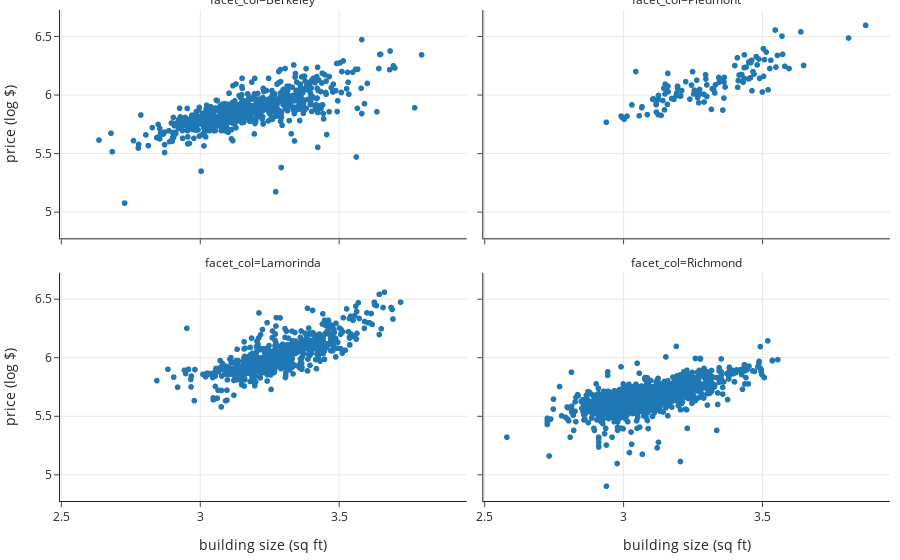

This figure's notebook cell:
### Markdown cell above
The estimated sale price (in log $) depend on the city as expected from the box plots. But, if we know the size of the house, we should be able to make an even better model. We saw earlier that the simple log-log model that explains sale price by house size does reasonably well so adding the location of the house to the model should further improve it. 

Such a model looks 

$$
y_i ~\approx~ \theta_1x_i +  \theta_B x_{i,B} ~+~ \theta_L x_{i,L} \\
~~~~~~~~~~ ~+~ \theta_P x_{i,P} ~+~ \theta_R x_{i,R}
$$

Notice that this model describes the relationship between log(price), which is represented as $y$ and log(size), which is represented as $x$, as linear with the same slope for each city.
But, the intercept term depends on the city.

$$
\begin{aligned}
y_i ~&\approx~ \theta_1x_i +  \theta_B x_{i,B} ~~&\textrm{for houses in Berkeley} \\
y_i ~&\approx~ \theta_1x_i + \theta_L x_{i,L} ~~&\textrm{for houses in Lamorinda}\\
y_i ~&\approx~ \theta_1x_i + \theta_P x_{i,P} ~~&\textrm{for houses in Piedmont}\\
y_i ~&\approx~ \theta_1x_i + \theta_R x_{i,R} ~~&\textrm{for houses in Richmond}
\end{aligned}
$$

We make a facet of scatter plots, one for each city, to see if this relationship roughly holds.

### Code cell
fig = px.scatter(x=sfh['log_bsqft'], y=sfh['log_price'], 
                 facet_col=sfh['city'], facet_col_wrap=2,
                labels={
                     "y": "price (log $)",
                     "x": "building size (sq ft)"},)
fig

### Figure 1 — Plotly figure (JSON) as saved in the notebook; plotly's stock layout.template omitted (floating-point values rounded to 4 significant figures; data arrays with more than 128 entries replaced by an {"elided": "..."} marker saying what was removed)
{"data": [{"hovertemplate": "facet_col=Berkeley<br>building size (sq ft)=%{x}<br>price (log $)=%{y}<extra></extra>", "legendgroup": "", "marker": {"color": "#1F77B4", "symbol": "circle"}, "mode": "markers", "name": "", "showlegend": false, "type": "scattergl", "x": {"elided": "647 float values"}, "xaxis": "x3", "y": {"elided": "647 float values"}, "yaxis": "y3"}, {"hovertemplate": "facet_col=Piedmont<br>building size (sq ft)=%{x}<br>price (log $)=%{y}<extra></extra>", "legendgroup": "", "marker": {"color": "#1F77B4", "symbol": "circle"}, "mode": "markers", "name": "", "showlegend": false, "type": "scattergl", "x": [3.12, 3.522, 3.24, 3.142, 3.162, 3.464, 3.275, 3.298, 3.873, 3.458, 3.363, 3.196, 3.572, 3.429, 3.272, 3.432, 3.547, 3.246, 3.206, 3.29, 3.574, 3.161, 3.182, 3.367, 3.436, 3.332, 3.196, 3.359, 3.161, 3.268, 3.175, 3.207, 3.126, 3.159, 3.402, 3.582, 3.211, 3.436, 3.031, 3.265, 3.411, 2.993, 3.301, 3.452, 3.126, 3.014, 3.272, 3.272, 3.597, 3.532, 3.414, 3.488, 3.25, 3.106, 3.254, 3.151, 3.225, 3.509, 3.068, 3.344, 3.297, 3.109, 3.149, 3.15, 3.364, 3.326, 3.256, 3.459, 3.349, 3.191, 3.321, 3.412, 3.346, 3.436, 3.528, 3.318, 3.067, 3.363, 3.46, 3.64, 3.491, 3.471, 3.146, 3.463, 3.301, 3.506, 3.136, 3.058, 3.812, 3.193, 3.119, 3.119, 3.003, 3.65, 3.417, 3.467, 3.427, 3.501, 3.261, 3.087, 2.996, 3.505, 3.443, 3.045, 3.274, 3.127, 3.555, 3.55, 3.479, 3.515, 3.33, 3.451, 2.939, 3.15, 3.291, 3.119, 3.482], "xaxis": "x4", "y": [5.857, 6.047, 5.968, 5.957, 6.031, 6.04, 6.051, 6.141, 6.6, 6.151, 6.114, 6.063, 6.507, 6.121, 5.937, 6.114, 6.559, 6.089, 5.993, 6.011, 6.352, 6.079, 5.966, 6.072, 6.146, 6.09, 6.079, 5.875, 6.188, 5.982, 5.973, 5.996, 5.836, 5.923, 6.255, 6.249, 6.041, 6.347, 5.919, 6.13, 6.322, 5.823, 5.991, 6.286, 5.966, 5.823, 6.004, 6.004, 6.23, 6.301, 6.127, 6.312, 6.203, 5.968, 6.013, 6.097, 6.117, 6.306, 5.903, 6.154, 6.176, 5.971, 5.877, 6.064, 6.154, 6.047, 6.045, 6.279, 6.138, 5.998, 6.057, 6.07, 6.114, 6.238, 6.23, 5.881, 5.895, 5.978, 6.297, 6.544, 6.146, 6.183, 6.061, 6.3, 6.09, 6.163, 5.829, 5.826, 6.491, 6.021, 5.922, 5.922, 5.796, 6.256, 6.175, 6.203, 6.179, 6.029, 6.021, 5.836, 5.813, 6.4, 6.242, 6.204, 6.041, 6, 6.342, 6.243, 6.332, 6.371, 6.021, 6.141, 5.771, 6.013, 5.944, 5.94, 6.261], "yaxis": "y4"}, {"hovertemplate": "facet_col=Lamorinda<br>building size (sq ft)=%{x}<br>price (log $)=%{y}<extra></extra>", "legendgroup": "", "marker": {"color": "#1F77B4", "symbol": "circle"}, "mode": "markers", "name": "", "showlegend": false, "type": "scattergl", "x": {"elided": "569 float values"}, "xaxis": "x", "y": {"elided": "569 float values"}, "yaxis": "y"}, {"hovertemplate": "facet_col=Richmond<br>building size (sq ft)=%{x}<br>price (log $)=%{y}<extra></extra>", "legendgroup": "", "marker": {"color": "#1F77B4", "symbol": "circle"}, "mode": "markers", "name": "", "showlegend": false, "type": "scattergl", "x": {"elided": "1334 float values"}, "xaxis": "x2", "y": {"elided": "1334 float values"}, "yaxis": "y2"}], "layout": {"annotations": [{"font": {}, "showarrow": false, "text": "facet_col=Lamorinda", "x": 0.245, "xanchor": "center", "xref": "paper", "y": 0.465, "yanchor": "bottom", "yref": "paper"}, {"font": {}, "showarrow": false, "text": "facet_col=Richmond", "x": 0.755, "xanchor": "center", "xref": "paper", "y": 0.465, "yanchor": "bottom", "yref": "paper"}, {"font": {}, "showarrow": false, "text": "facet_col=Berkeley", "x": 0.245, "xanchor": "center", "xref": "paper", "y": 1.0, "yanchor": "bottom", "yref": "paper"}, {"font": {}, "showarrow": false, "text": "facet_col=Piedmont", "x": 0.755, "xanchor": "center", "xref": "paper", "y": 1.0, "yanchor": "bottom", "yref": "paper"}], "autosize": true, "legend": {"tracegroupgap": 0}, "xaxis": {"anchor": "y", "autorange": true, "domain": [0, 0.49], "range": [2.491, 3.963], "title": {"text": "building size (sq ft)"}, "type": "linear"}, "xaxis2": {"anchor": "y2", "autorange": true, "domain": [0.51, 1], "matches": "x", "range": [2.491, 3.963], "title": {"text": "building size (sq ft)"}, "type": "linear"}, "xaxis3": {"anchor": "y3", "autorange": true, "domain": [0, 0.49], "matches": "x", "range": [2.491, 3.963], "showticklabels": false, "type": "linear"}, "xaxis4": {"anchor": "y4", "autorange": true, "domain": [0.51, 1], "matches": "x", "range": [2.491, 3.963], "showticklabels": false, "type": "linear"}, "yaxis": {"anchor": "x", "autorange": true, "domain": [0, 0.465], "range": [4.747, 6.756], "title": {"text": "price (log $)"}, "type": "linear"}, "yaxis2": {"anchor": "x2", "autorange": true, "domain": [0, 0.465], "matches": "y", "range": [4.747, 6.756], "showticklabels": false, "type": "linear"}, "yaxis3": {"anchor": "x3", "autorange": true, "domain": [0.535, 1.0], "matches": "y", "range": [4.747, 6.756], "title": {"text": "price (log $)"}, "type": "linear"}, "yaxis4": {"anchor": "x4", "autorange": true, "domain": [0.535, 1.0], "matches": "y", "range": [4.747, 6.756], "showticklabels": false, "type": "linear"}}}
